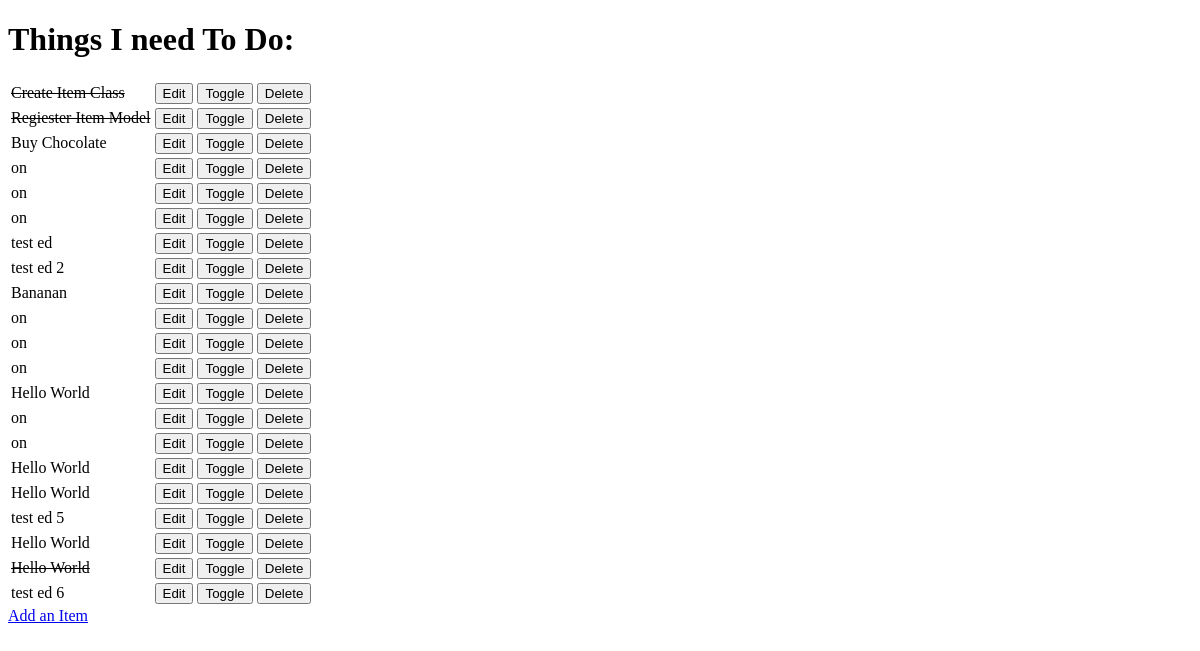
Before: / with the older database file.
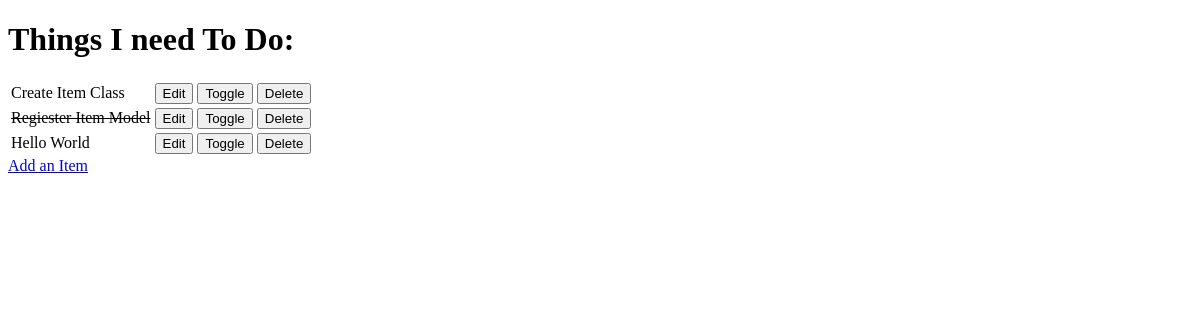
After: the same page with the newer database file.
### todo/models.py (models this page shows, shortened)
class Item(models.Model):
    name = models.CharField(max_length=50 , null=False, blank=False)  # CharField means it will just have characters or text
    done = models.BooleanField(null=False, blank=False, default=False)  # True of false
    """
    Ensures that the name of the item in the form is the name of the item that the user put into the form.
    As it returns itself as the name item
    """

### todo/views.py (the view)
# urls.py: path('', views.get_todo_list, name='get_todo_list'),
def get_todo_list(request):
    items = Item.objects.all()
    context = {
        'items': items
    }
    return render(request, 'todo/todo_list.html', context)

### todo/templates/todo/todo_list.html (shortened to what this page needs)
<!DOCTYPE html>
<html lang="en">
  <head>
  </head>
  <body>
    <h1>Things I need To Do:</h1>
    <table>
      {% for item in items %}
      <tr>
        {% if item.done %}
        <td><strike>{{ item.name }}</strike></td>
        {% else %}
        <td>{{ item.name }}</td>
        {% endif %}
        <td>
          <a href="/edit/{{ item.id }}">
            <button>Edit</button>
          </a>
        </td>
        <td>
          <a href="/toggle/{{ item.id }}">
            <button>Toggle</button>
          </a>
        </td>
        <td>
          <a href="/delete/{{ item.id }}">
            <button>Delete</button>
          </a>
        </td>
      </tr>
      {% empty %}
      <tr>
        <td>You have nothing to do</td>
      </tr>
      {% endfor %}
    </table>
    <a href="/add">Add an Item</a>
  </body>
</html>

Changed rows visible on the page:
removed Item: name "Buy Chocolate"
removed Item: name "on"
removed Item: name "on"
removed Item: name "on"
removed Item: name "test ed"
removed Item: name "test ed 2"
removed Item: name "Bananan"
removed Item: name "on"
removed Item: name "on"
removed Item: name "on"
removed Item: name "on"
removed Item: name "on"
removed Item: name "Hello World"
removed Item: name "Hello World"
removed Item: name "test ed 5"
removed Item: name "Hello World"
removed Item: name "Hello World"
removed Item: name "test ed 6"
changed Item "Create Item Class": done True → False (drawn)
